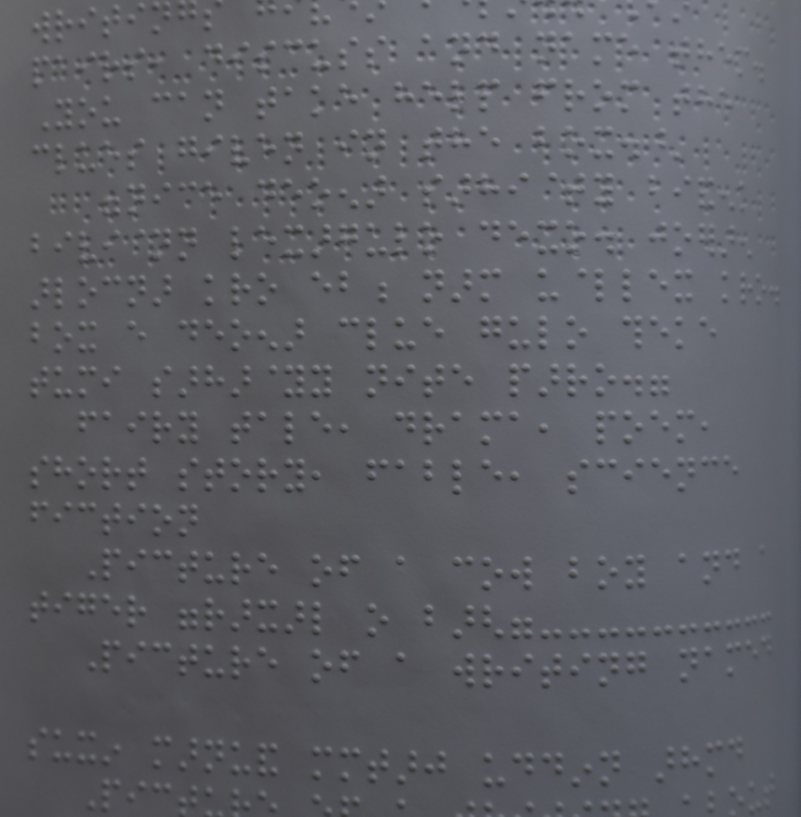
#> input picture test/before.jpg, 3202 x 3267 px (shown at 1/4 size)
$ python -i crop_page.py   (imports and definitions only)
#> lines starting #> are read from the running program, lines starting #| are printed output that depends on the picture; after the words box and inside, x2 and y2 are one past the last pixel; in counts of white or black regions, pixels touching at a corner belong together
#> further down, picture is the input picture: shape (3267, 3202, 3); mean B, G, R 100.6, 94.4, 93.4
"""Phase 2 - detect the page (largest quadrilateral) and crop it to a top-down view.

Our photos are white book pages on a dark background, so a threshold + contour
approach is reliable and needs no model. DocAligner is used when installed
(more robust on cluttered backgrounds); otherwise the OpenCV path runs.

NOTE on Google ML Kit Document Scanner: Android-only (Google Play Services), no
Python/server API - it cannot be used here. See RESEARCH_PLAN.md.

Scale normalization: our DSLR cells are ~85px wide vs ~28px in the base datasets.
Detectors are scale-sensitive, so the cropped page is resized so a cell lands near
TARGET_CELL_PX, putting our images in the same scale regime as the training data.

    python scripts/annotate/crop_page.py --input "Braille Dataset" --preview 6
    python scripts/annotate/crop_page.py --input "Braille Dataset"
"""
from __future__ import annotations

import argparse
import sys
from pathlib import Path

import cv2
import numpy as np

sys.path.insert(0, str(Path(__file__).resolve().parent.parent))
from common import config  # noqa: E402
from annotate.enhance import _imread, _imwrite  # noqa: E402

try:
    from docaligner import DocAligner  # optional
    _DOCALIGNER = DocAligner()
except Exception:  # noqa: BLE001
    _DOCALIGNER = None


def order_corners(pts: np.ndarray) -> np.ndarray:
    """Order 4 points as top-left, top-right, bottom-right, bottom-left."""
    pts = np.asarray(pts, dtype=np.float32).reshape(4, 2)
    s, d = pts.sum(axis=1), np.diff(pts, axis=1).ravel()
    return np.array([pts[np.argmin(s)], pts[np.argmin(d)],
                     pts[np.argmax(s)], pts[np.argmax(d)]], dtype=np.float32)


def find_page_corners(bgr: np.ndarray, work_px: int = 1000):
    """Return (corners_full_res 4x2, method) or (None, reason).

    Threshold-based: the page is much brighter than the background, so Otsu on a
    blurred grayscale separates them cleanly. We take the largest contour and try to
    reduce it to 4 corners; if the page is curved (bound book) approxPolyDP may not
    give exactly 4, so we fall back to the min-area rectangle.
    """
#> called with work_px = 1000
    h, w = bgr.shape[:2]
#> h = 3267; w = 3202
    scale = min(1.0, work_px / max(h, w))
#> scale = 0.306
    small = cv2.resize(bgr, (int(w * scale), int(h * scale)), interpolation=cv2.INTER_AREA)

    gray = cv2.cvtColor(small, cv2.COLOR_BGR2GRAY)
    gray = cv2.GaussianBlur(gray, (7, 7), 0)
    _, mask = cv2.threshold(gray, 0, 255, cv2.THRESH_BINARY + cv2.THRESH_OTSU)
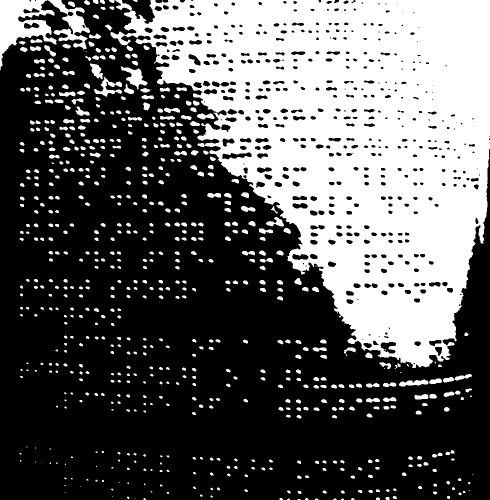
#> mask: shape (1000, 980) (shown at 1/2 size); 36.6% white; 672 white regions (80 under 20 px), largest, box (x1, y1, x2, y2) and area: (221, 0, 980, 736) 310502, (0, 0, 113, 141) 7132, (95, 0, 180, 101) 2915
    # close gaps, drop specks
    k = np.ones((9, 9), np.uint8)
    mask = cv2.morphologyEx(mask, cv2.MORPH_CLOSE, k, iterations=2)
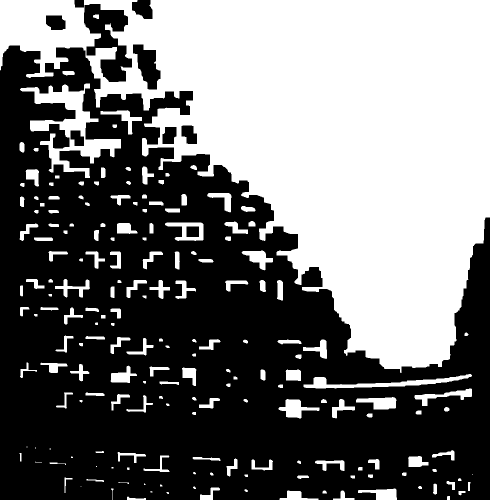
#> mask: shape (1000, 980) (shown at 1/2 size); 44.8% white; 189 white regions (13 under 20 px), largest, box (x1, y1, x2, y2) and area: (0, 0, 980, 746) 382875, (40, 167, 242, 356) 11085, (607, 748, 944, 777) 3070
    mask = cv2.morphologyEx(mask, cv2.MORPH_OPEN, k, iterations=1)
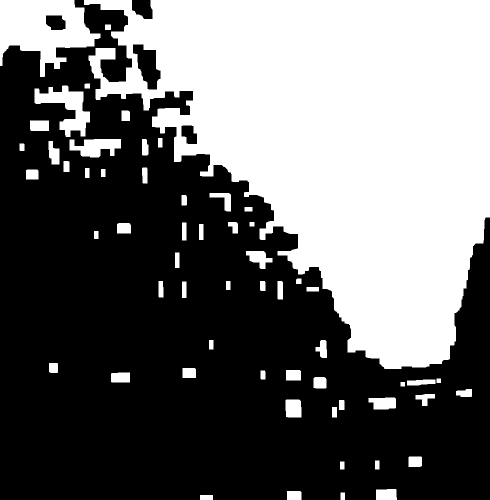
#> mask: shape (1000, 980) (shown at 1/2 size); 41.6% white; 59 white regions

    cnts, _ = cv2.findContours(mask, cv2.RETR_EXTERNAL, cv2.CHAIN_APPROX_SIMPLE)
#> cnts = 59 contours; largest, box (x1, y1, x2, y2) and area: (168, 0, 980, 738) 363690, (0, 0, 201, 154) 18196, (69, 171, 180, 274) 4640, (139, 278, 242, 315) 2414, (571, 799, 603, 835) 1050
    if not cnts:
        return None, "no contour"
    c = max(cnts, key=cv2.contourArea)
#> c = contour of 532 points, box (x1, y1, x2, y2) (168, 0, 980, 738), area 363690
    area_frac = cv2.contourArea(c) / (small.shape[0] * small.shape[1])
#> area_frac = 0.371
    if area_frac < 0.15:
        return None, f"largest region only {area_frac:.0%} of frame"

    peri = cv2.arcLength(c, True)
#> peri = 4270.4
    quad, method = None, ""
    for eps in (0.02, 0.03, 0.05, 0.08):
        approx = cv2.approxPolyDP(c, eps * peri, True)
        if len(approx) == 4:
            quad, method = approx.reshape(4, 2).astype(np.float32), f"contour(eps={eps})"
            break
#> this loop made 2 passes
#> (quad, method) on pass 2: ([[168, 0], [695, 704], [899, 717], [979, 0]], 'contour(eps=0.03)')
    if quad is None:                       # curved page - use the min-area rectangle
        quad = cv2.boxPoints(cv2.minAreaRect(c)).astype(np.float32)
        method = "minAreaRect"
    return order_corners(quad / scale), method
#> in order_corners, `pts = np.asarray(pts, dtype=np.float32).reshape(4, 2)`: pts = [[548.9, 0], [2270.6, 2300], [2937, 2342.4], [3198.4, 0]]
#> in order_corners, `s, d = pts.sum(axis=1), np.diff(pts, axis=1).ravel()`: s = [548.9, 4570.5, 5279.5, 3198.4]; d = [-548.9, 29.4, -594.6, -3198.4]


# [135 lines left out: functions warp_to_page, normalize_scale, ensure_portrait, _covers_whole_frame, crop, run, not called in this run]


# [20 lines not run here, left out]

>>> import cv2
>>> picture = cv2.imread('../../test/before.jpg')
>>> result = find_page_corners(picture)
#> result = ([[548.9, 0], [3198.4, 0], [2937, 2342.4], [2270.6, 2300]], 'contour(eps=0.03)')
